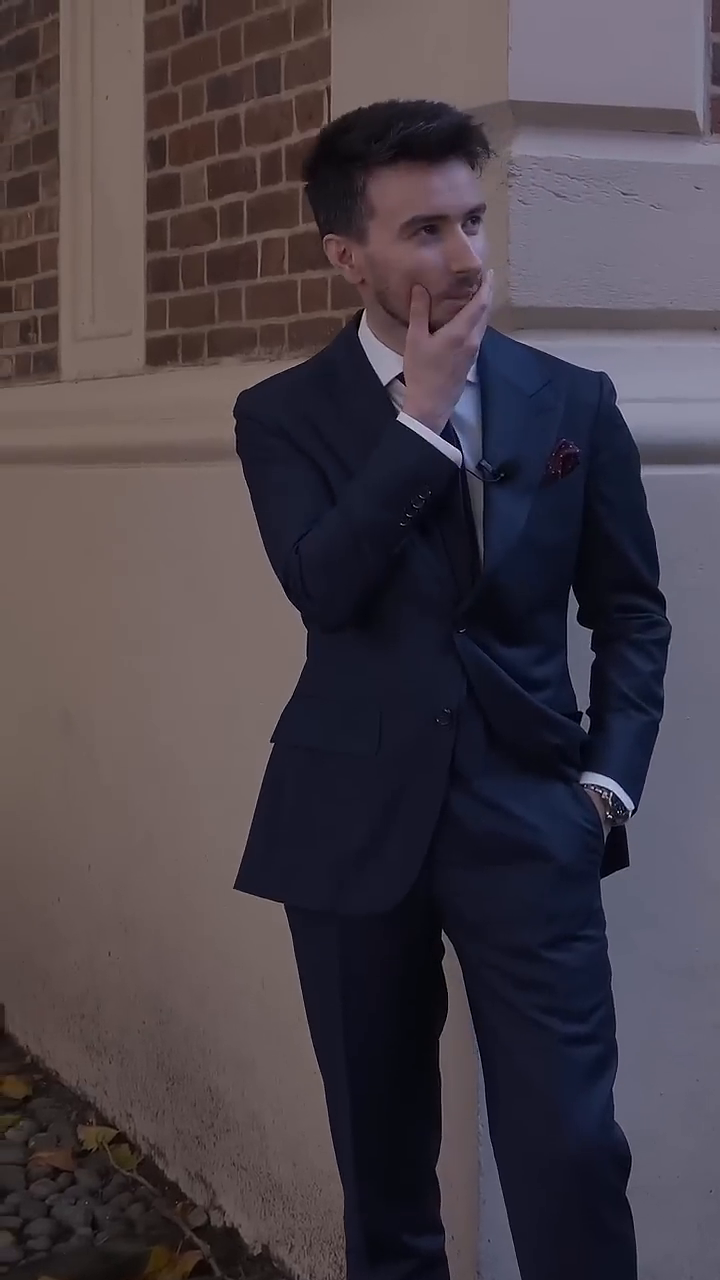
#> input picture frame 37 of HOG+SVM/video.mp4, 720 x 1280 px
$ jupyter execute --allow-errors train.ipynb
#> lines starting #> are read from the running program, lines starting #| are printed output that depends on the picture
[cell 1]
import os
import cv2
import numpy as np
import xml.etree.ElementTree as ET
from skimage.feature import hog
from sklearn.svm import SVC
from sklearn.model_selection import train_test_split
from sklearn.metrics import classification_report, confusion_matrix
import matplotlib.pyplot as plt

[cell 2]
image_dir = 'images'
ann_dir = 'ann'
hog_size = (64, 128)

Parsing XMLs and crop positives

[cell 3]
# [15 lines left out: function parse_ann, not called in this run]

positive_features = []

#> (the rest of this cell did not finish here and is left out)

[cell 4]
import random

def boxes_overlap(box, x, y, w, h):
    xmin, ymin, xmax, ymax = box
    return not (x + w < xmin or x > xmax or y + h < ymin or y > ymax)

negative_features = []
target_negatives = len(positive_features) * 2

#> (the rest of this cell did not finish here and is left out)

Extracting HOG features

[cell 5]
def get_hog(image):
    features = hog(
        image,
        orientations=9,
        pixels_per_cell=(8, 8),
        cells_per_block=(2, 2),
        block_norm="L2-Hys",
    )
    return features

X, y = [], []

for img in positive_features:
    X.append(get_hog(img))
    y.append(1)

for img in negative_features:
    X.append(get_hog(img))
    y.append(0)

X = np.array(X)
y = np.array(y)

print(f"Feature vector shape: {X.shape}")

#> (a cell that did not finish here is left out)

#> (a cell that did not finish here is left out)

[cell 8]
def sliding_window(image, step=16, win_size=(64, 128)):
    h, w = image.shape[:2]
    for y in range(0, h - win_size[1], step):
        for x in range(0, w - win_size[0], step):
            yield x, y, image[y:y+win_size[1], x:x+win_size[0]]

def detect_persons(img_path, threshold=0.85):
    img_color = cv2.imread(img_path)
    img_gray  = cv2.cvtColor(img_color, cv2.COLOR_BGR2GRAY)

    detections = []
    for (x, y, window) in sliding_window(img_gray, step=16):
        if window.shape != (128, 64):
            continue
        feat = get_hog(window).reshape(1, -1)
        prob = svm.predict_proba(feat)[0][1]
        if prob > threshold:
            detections.append((x, y, prob))

    result = img_color.copy()
    for (x, y, prob) in detections:
        cv2.rectangle(result, (x, y), (x+64, y+128), (0, 200, 100), 2)
        cv2.putText(result, f"{prob:.2f}", (x, y-5),
                    cv2.FONT_HERSHEY_SIMPLEX, 0.4, (0, 200, 100), 1)

    result_rgb = cv2.cvtColor(result, cv2.COLOR_BGR2RGB)
    plt.figure(figsize=(10, 8))
    plt.imshow(result_rgb)
    plt.axis("off")
    plt.title(f"Detections: {len(detections)}")
    plt.show()

#> (the rest of this cell did not finish here and is left out)

[cell 9]
# [26 lines left out: function nms, not called in this run]


def detect_persons_video(video_path, output_path, threshold=0.85, step=16):
#> called with video_path = 'video.mp4', output_path = 'output_detected.mp4', threshold = 0.85, step = 16
    cap = cv2.VideoCapture(video_path)
    fps    = cap.get(cv2.CAP_PROP_FPS)
    width  = int(cap.get(cv2.CAP_PROP_FRAME_WIDTH))
    height = int(cap.get(cv2.CAP_PROP_FRAME_HEIGHT))
    total  = int(cap.get(cv2.CAP_PROP_FRAME_COUNT))

    fourcc = cv2.VideoWriter_fourcc(*'mp4v')
    out = cv2.VideoWriter(output_path, fourcc, fps, (width, height))

    frame_idx = 0
    while True:
        ret, frame = cap.read()
#> frame is the input picture: shape (1280, 720, 3); mean B, G, R 72.5, 65.1, 73.4
        if not ret:
            break

        gray = cv2.cvtColor(frame, cv2.COLOR_BGR2GRAY)
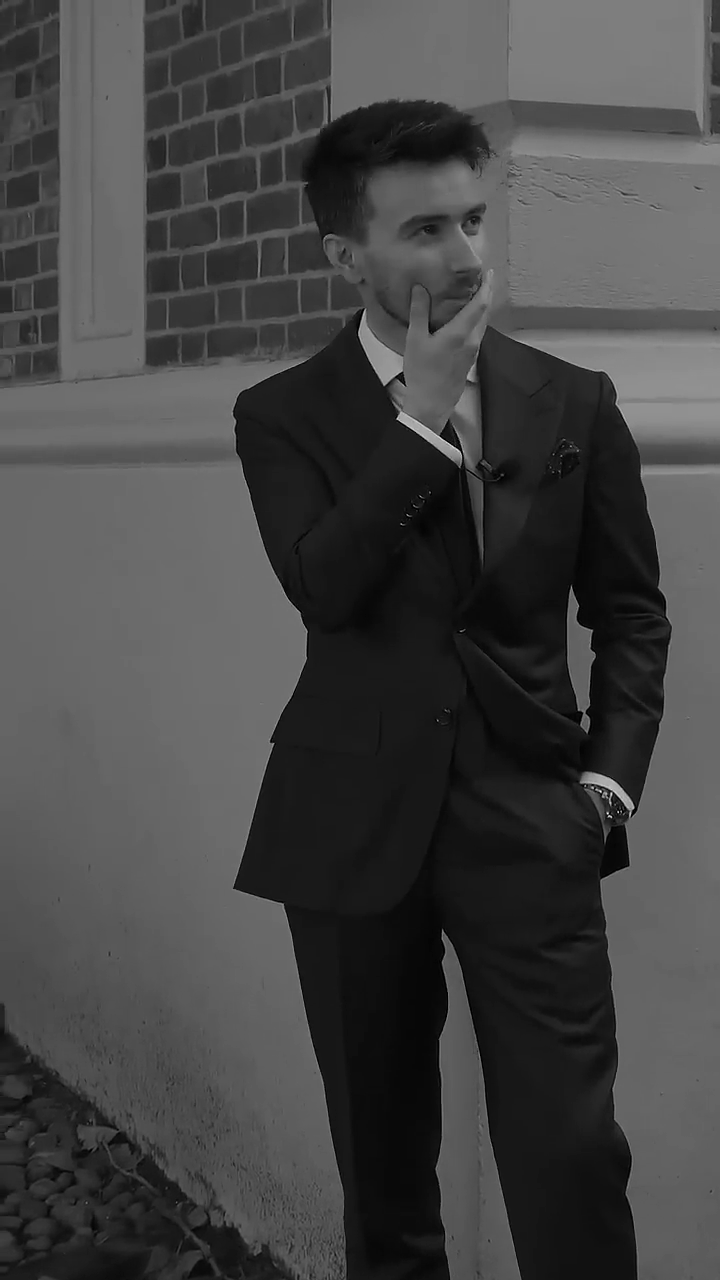
#> gray: shape (1280, 720); min 0, max 248, mean 68.4
        detections = []

        for (x, y, window) in sliding_window(gray, step=step):
            if window.shape != (128, 64):
                continue
            feat = get_hog(window).reshape(1, -1)
            prob = svm.predict_proba(feat)[0][1]
            if prob > threshold:
                detections.append((x, y, x+64, y+128, prob))
#> this loop made 1 pass
#> (x, y) on pass 1: (0, 0)
#> after the loop, detections = []

        detections = nms(detections, iou_threshold=0.3)

        for (x1, y1, x2, y2, prob) in detections:
            cv2.rectangle(frame, (x1, y1), (x2, y2), (0, 200, 100), 2)
            cv2.putText(frame, f"{prob:.2f}", (x1, y1-5),
                        cv2.FONT_HERSHEY_SIMPLEX, 0.5, (0, 200, 100), 1)

        cv2.putText(frame, f"Frame: {frame_idx} | Detections: {len(detections)}",
                    (10, 25), cv2.FONT_HERSHEY_SIMPLEX, 0.6, (255, 255, 0), 2)

        out.write(frame)
        frame_idx += 1
        if frame_idx % 10 == 0:
            print(f"Processed {frame_idx}/{total} frames...")

    cap.release()
    out.release()
    print(f"Done! Saved to {output_path}")


#> (the rest of this cell did not finish here and is left out)


$ run again, starting later in the video
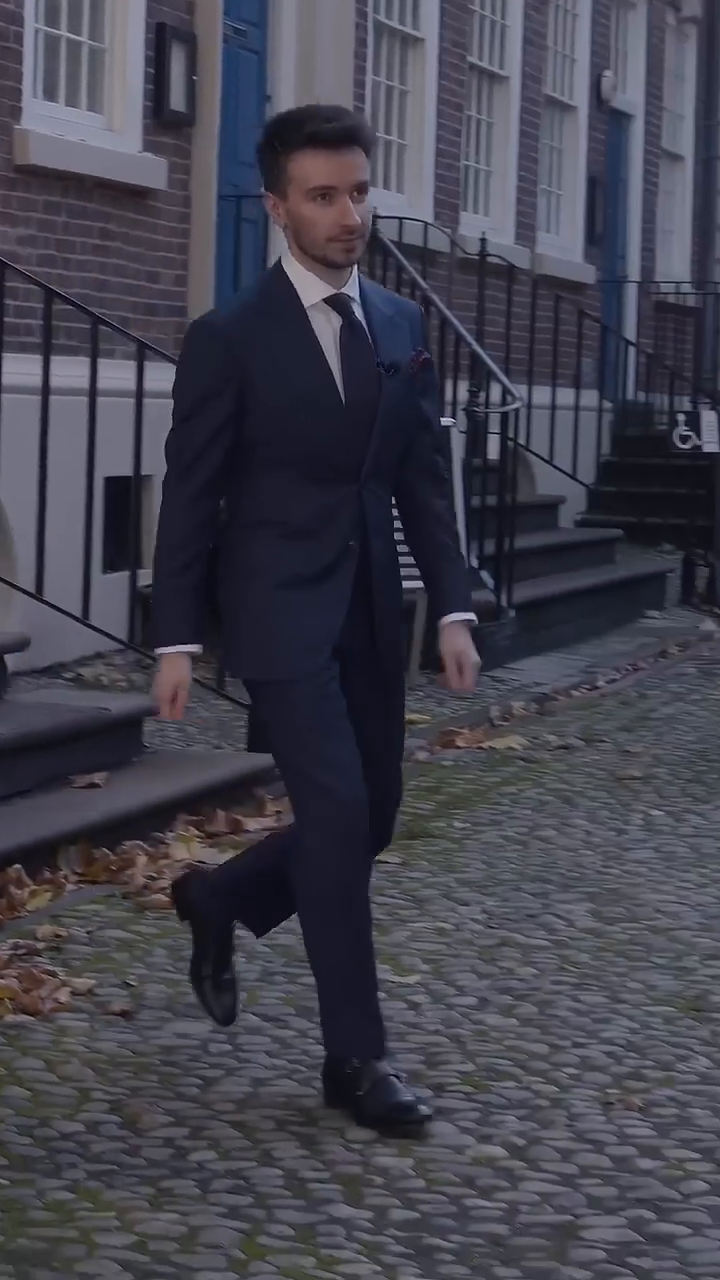
#> input picture frame 168 of HOG+SVM/video.mp4, 720 x 1280 px
#> in detect_persons_video, frame is the input picture: shape (1280, 720, 3); mean B, G, R 77.5, 65.7, 66.2
#> in detect_persons_video, `gray = cv2.cvtColor(frame, cv2.COLOR_BGR2GRAY)`:
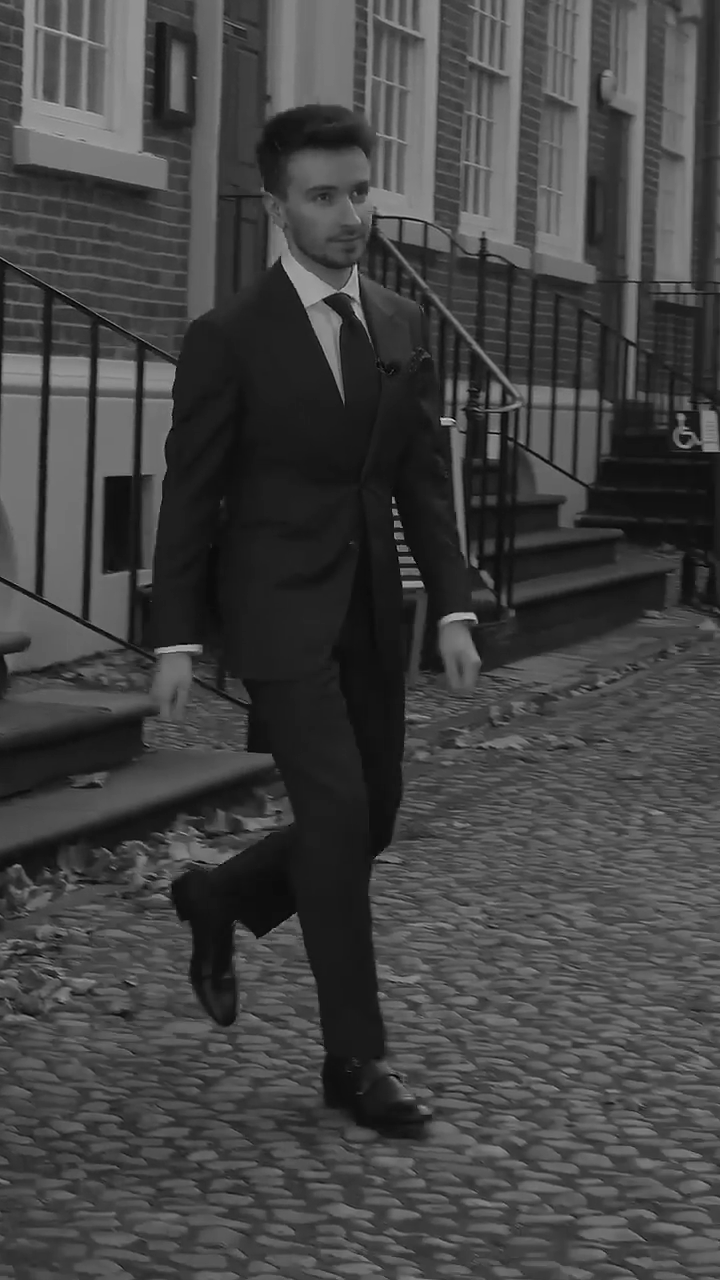
#> gray: shape (1280, 720); min 0, max 221, mean 67.2
#> the loop in detect_persons_video, `for (x, y, window) in sliding_window(gray, step=step):` made 1 pass
#> (x, y) on pass 1: (0, 0)
#> after the loop in detect_persons_video, `for (x, y, window) in sliding_window(gray, step=step):`: detections = []

$ run again, starting later in the video
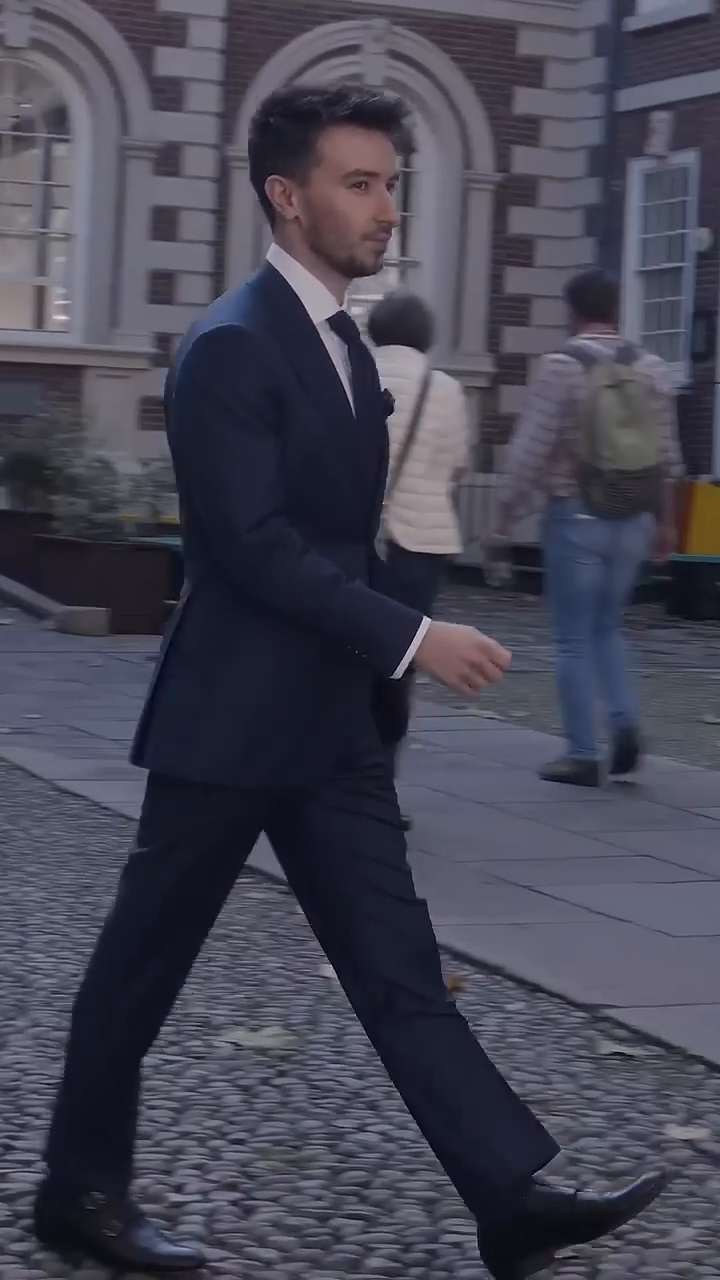
#> input picture frame 299 of HOG+SVM/video.mp4, 720 x 1280 px
#> in detect_persons_video, frame is the input picture: shape (1280, 720, 3); mean B, G, R 83.4, 69, 69.7
#> in detect_persons_video, `gray = cv2.cvtColor(frame, cv2.COLOR_BGR2GRAY)`:
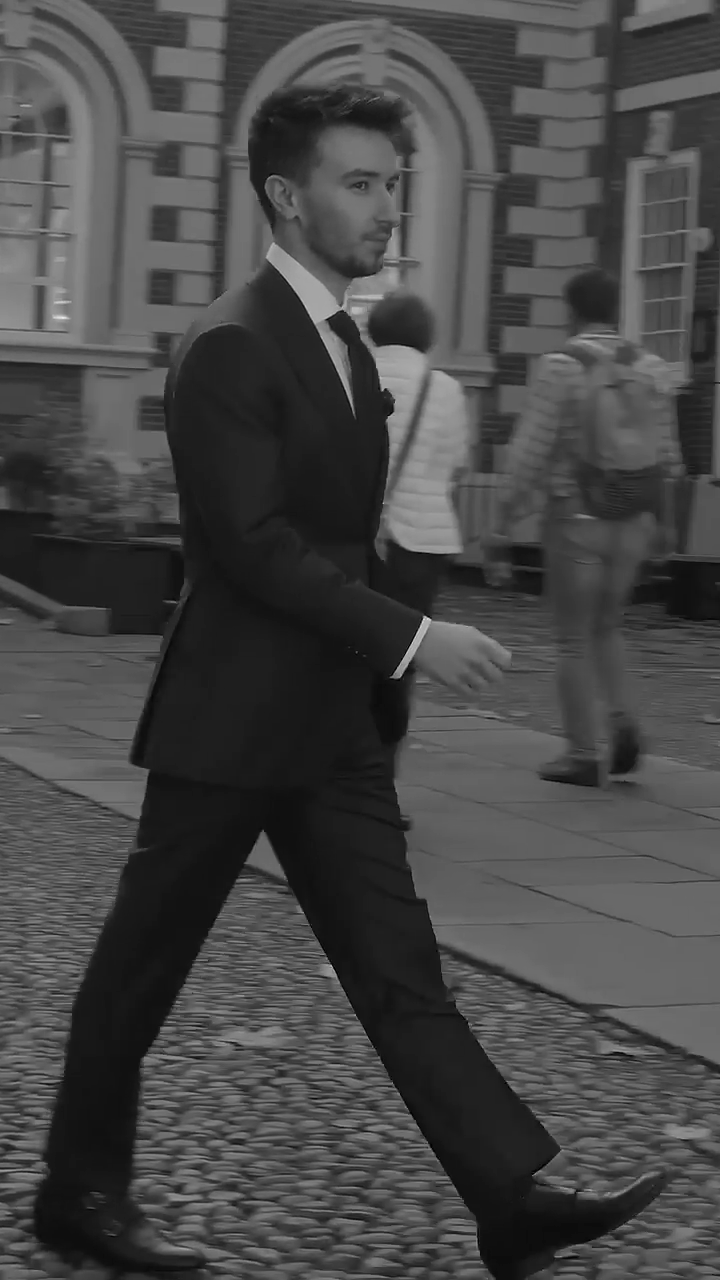
#> gray: shape (1280, 720); min 0, max 235, mean 70.9
#> the loop in detect_persons_video, `for (x, y, window) in sliding_window(gray, step=step):` made 1 pass
#> (x, y) on pass 1: (0, 0)
#> after the loop in detect_persons_video, `for (x, y, window) in sliding_window(gray, step=step):`: detections = []
